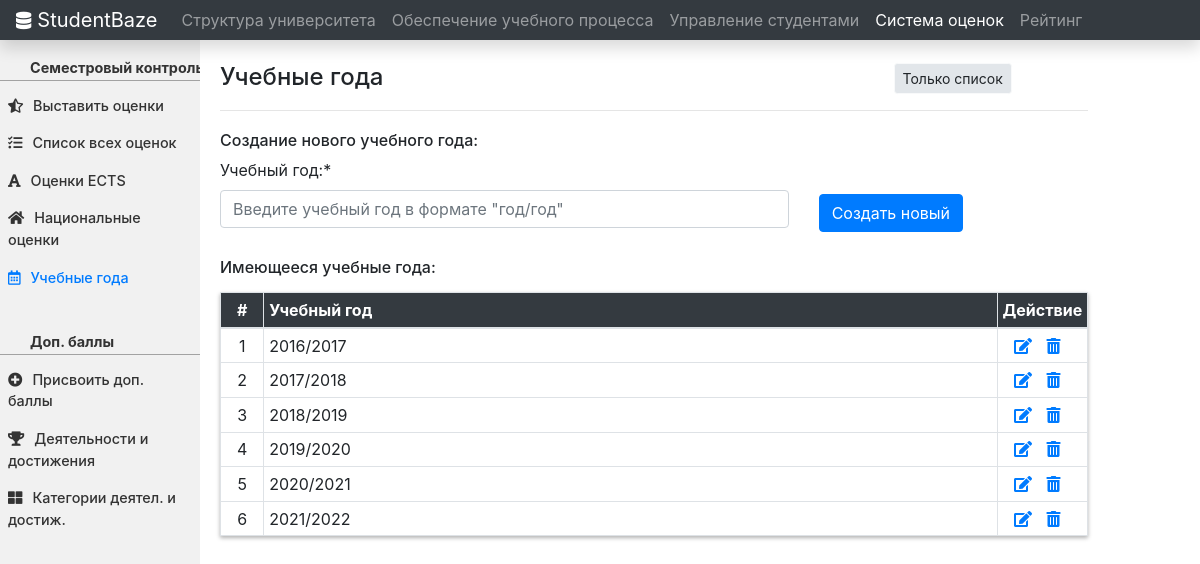
Page /marks_system/educational_years/ on the committed database.
### marks_system/models.py (models this page shows, shortened)
class EducationalYears(models.Model):
    educational_year = models.CharField(max_length=9, unique=True)

### marks_system/views.py (the view, shortened to what this page needs)
# urls.py: path('educational_years/', EducationalYearsView.as_view(), name = 'educational-years'),
class EducationalYearsView(View):
    form_class = EducationalYearCreationForm
    template_name = 'mark_system/educational_years.html'
    def get(self, request, *args, **kwargs):
        form = EducationalYearCreationForm()
        context= {'edu_years': EducationalYears.objects.all(),
                    'form' : form}
        return render(request, self.template_name, context)

### marks_system/forms.py
class EducationalYearCreationForm(forms.ModelForm):
    def __init__(self, *args, **kwargs):
        super(EducationalYearCreationForm, self).__init__(*args, **kwargs)
        self.fields['educational_year'].label = "Учебный год:"
        self.fields['educational_year'].widget.attrs['placeholder'] = "Введите учебный год в формате \"год/год\""
    class Meta:
        model = EducationalYears
        fields = ['educational_year']

### marks_system/templates/mark_system/educational_years.html (shortened to what this page needs)
{% extends "home/base.html" %}
{% block navitems %}
<li class="nav-item">
  <a class="nav-link" href="{% url 'facinst-start-redirect' %}" id="nav-link-1">Структура университета</a>
</li>
<li class="nav-item">
  <a class="nav-link" href="{% url 'eduplanning-start-redirect' %}" id="nav-link-2">Обеспечение учебного процесса</a>
</li>
<li class="nav-item">
  <a class="nav-link" href="{% url 'groups' %}">Управление студентами</a>
</li>
<li class="nav-item">
  <a class="nav-link active" href="{% url 'marks-system-start-redirect' %}">Система оценок</a>
</li>
<li class="nav-item">
  <a class="nav-link" href="{% url 'rating-start-redirect' %}">Рейтинг</a>
</li>
{% endblock %}
{% block content %} {% load crispy_forms_tags %}
<div class="container-fluid">
  <div class="row">
    <div class="col-md-2 sidebar">
      <div class="sideBarContent">
        <div class="marks_side_bar">
          <hr class="hr_marks_side_bar">
          <p class="extra_marks_text"><strong>Семестровый контроль</strong></p>
          <div class="upper">
            <a href="{% url 'set-marks-to-group-select' %}"><i class="fas fa-star-half-alt icon"></i>Выставить оценки</a>
            <a href="{% url 'general-marks' %}"><i class="fas fa-tasks icon"></i>Список всех оценок</a>
            <a href="{% url 'ects-marks' %}"><i class="fas fa-font icon"></i>Оценки ECTS</a>
            <a href="{% url 'national-marks' %}"><i class="fas fa-home icon"></i>Национальные оценки</a>
            <a  class="active" href="{% url 'educational-years' %}"><i class="far fa-calendar-alt icon"></i>Учебные года</a>
          </div>
          <hr class="hr_marks_side_bar">
          <p class="extra_marks_text"><strong>Доп. баллы</strong></p>
          <div class="upper">
            <a href="{% url 'extra-marks-choose-student' %}"><i class="fas fa-plus-circle icon"></i>Присвоить доп. баллы</a>
            <a href="{% url 'extra-marks-activities' %}"><i class="fas fa-trophy icon"></i>Деятельности и достижения</a>
            <a href="{% url 'extra-marks-activity-categories' %}"><i class="fas fa-th-large icon"></i>Категории деятел. и достиж.</a>
          </div>
        </div>
      </div>
    </div>
    <div class="col-md-9 content">
      <div class="row">
        <div class="col-md-9">
          <h4>Учебные года</h4>
        </div>
        <div class="col-md-3">
          <button id="hideFormButton" type="button" class="btn btn-light btn-sm hideButton">Только список</button>
        </div>
      </div>
      <hr style="margin: 10px 0px 20px;">
      <div id="formToHide">
      <h6>Создание нового учебного года:</h6>
      <div class="row">
        <div class="col-md-8">
          <form method="post">
            {% csrf_token %} {{ form|crispy }}
        </div>
        <div class="col-md-3">
          <div class="form-group regbutton">
            <button class="btn btn-primary" type="submit" name="button" style="margin-top: 36px;">Создать новый</button>
          </div>
        </div>
      </div>
      </div>
      <h6 style=" margin: 10px 0px 15px;">Имеющееся учебные года:</h6>
      <table class="table table-sm table-bordered">
        <thead class="mythead">
          <tr>
            <th width="5%" class="text-center" scope="col">#</th>
            <th scope="col">Учебный год</th>
            <th width="10%" class="text-center" scope="col">Действие</th>
          </tr>
        </thead>
        <tbody>
          {% for edu_year in edu_years%}
          <tr>
            <td align="center">{{ forloop.counter }}</td>
            <td>{{ edu_year.educational_year }}</td>
            <td width="10%" align="center">
              <a class="" href="/marks_system/educational_years/edit{{ edu_year.id }}"><i class="fas fa-edit icon"></i></a>
              <a class="" href="#" data-toggle="modal" data-target="#modalDelete{{ edu_year.id }}"><i class="fas fa-trash-alt icon"></i></a>
            </td>
          </tr>
          {% endfor %}
        </tbody>
      </table>
    </div>
  </div>
</div>
{% endblock content %}

### home/static/home/main.css (style rules this page uses)
.sidebar { margin: 0; padding: 0; width: 300px; background-color: #f1f1f1; position: fixed; height: 100%; overflow: auto; font-size: .900rem; }
.sideBarContent { margin-top: 5px; }
.sidebar a { display: block; color: #333; padding: 8px; text-decoration: none; font-weight: 500; }
.sidebar a.active { color: #007bff; }
.icon { margin-right: 10px; }
@media screen and (min-width: 1025px) { div.content { margin-top: 22px; margin-left: 17%; padding: 1px 16px; height: 1000px; } }
.hideButton { background-color: #e2e6ea; }
.mythead { color: white; background-color: #343a40 !important; }
.table thead th { vertical-align: middle; }
.table td { vertical-align: middle; }
.extra_marks_text { margin-bottom: 10px; position: relative; left: 30px; bottom: 40px; color: #333333; font-size: 14.4px; font-weight: 500; line-height: 21.6px; }
.upper { position: relative; bottom: 42px; }
.marks_side_bar { margin-top: 40px; }
.hr_marks_side_bar { color: #b4b4b4; background-color: #b4b4b4; }
table { box-shadow:0px 2px 4px rgba(0, 0, 0, 0.3); }

### rows in the picture
EducationalYears: educational_year "2016/2017"
EducationalYears: educational_year "2017/2018"
EducationalYears: educational_year "2018/2019"
EducationalYears: educational_year "2019/2020"
EducationalYears: educational_year "2020/2021"
EducationalYears: educational_year "2021/2022"
